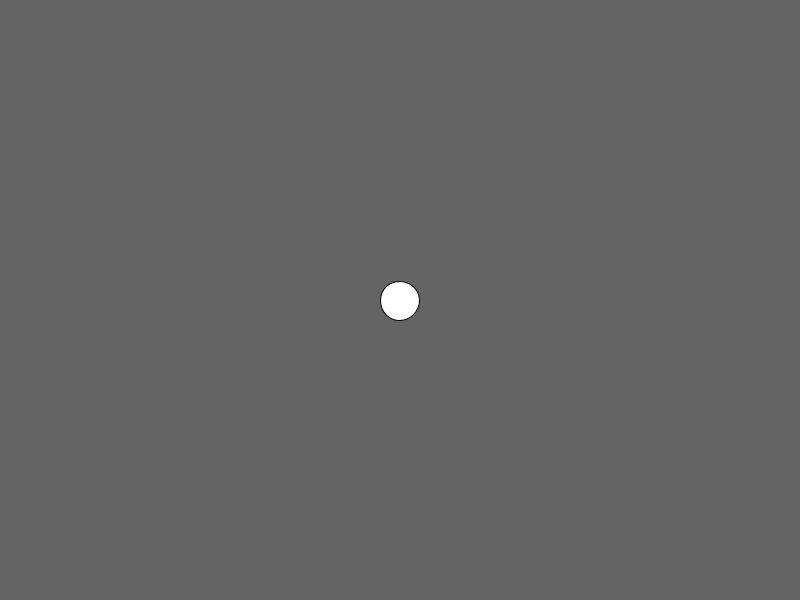
Frame 1 (no input)
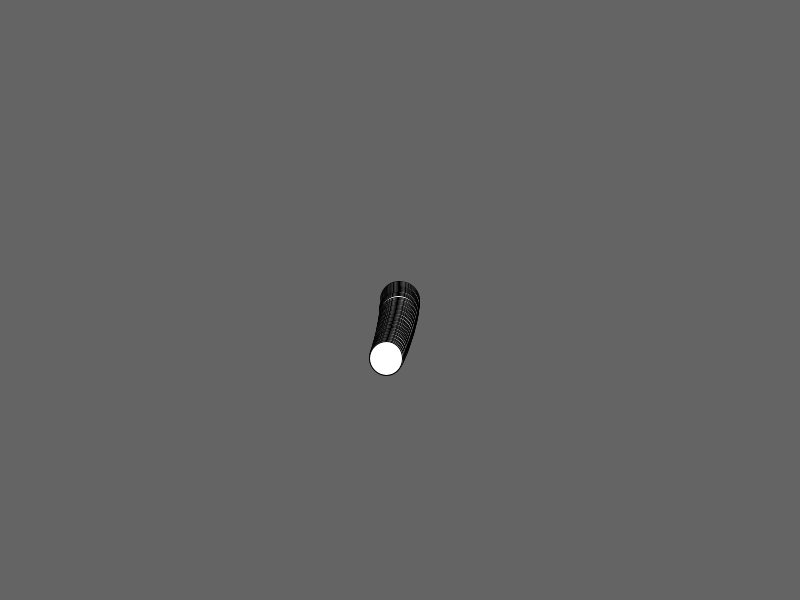
Frame 60 (the mouse pressed at the canvas centre just before this capture)
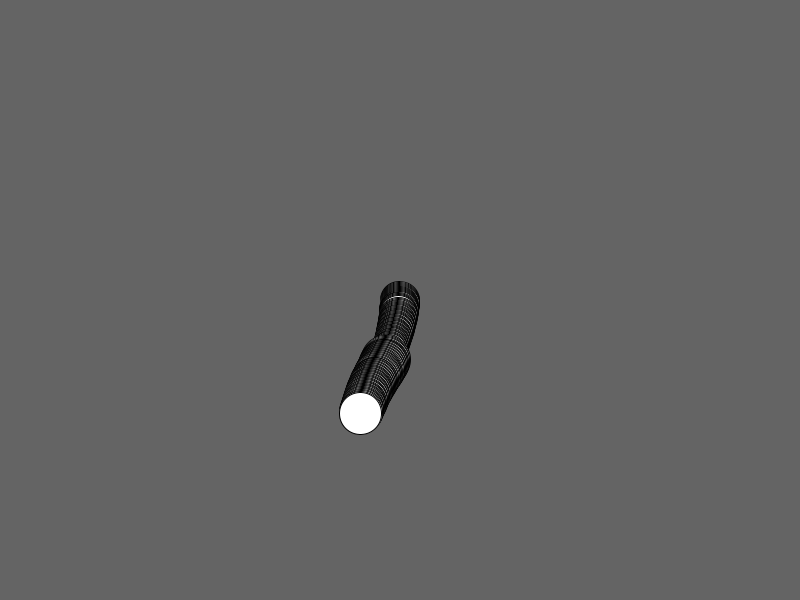
Frame 120 (the mouse held since frame 60 and released just before this capture)

The Processing sketch that drew these frames (run headless with seeded random() and noise(); from frame 60 on, the mouse is pressed at the canvas centre):

// Processing sketch: agent_perlin_noise_tentacles
// ── agent_perlin_noise_tentacles.pde
float anchorX, anchorY;
float distance, orientation; 
float diam; 
float noiseF; 

void setup() {
  size(800, 600);
  background(100);

  diam = random(20,50);
  anchorX = width/2;
  anchorY = height/2;

  distance = 0;
  orientation = random(TWO_PI);

  noiseF = 5;

}

void draw() {

  diam -= 0.1;
  distance += 1; 
  orientation += map(noise(noiseF,10,20),0,1,-0.015,0.015);
  noiseF += 0.005;

  float  xpos = anchorX + distance * cos(orientation);
  float ypos = anchorY + distance * sin(orientation);

  ellipse(xpos,ypos,diam,diam);

 
  if(diam<0.1){
    noiseF = random(-1000,1000);
    diam = random(20,50);
    distance = 0;
    orientation = random(TWO_PI);
  }

}

void mousePressed(){
  anchorX = mouseX;
  anchorY = mouseY;
  diam = random(20,50);
}
